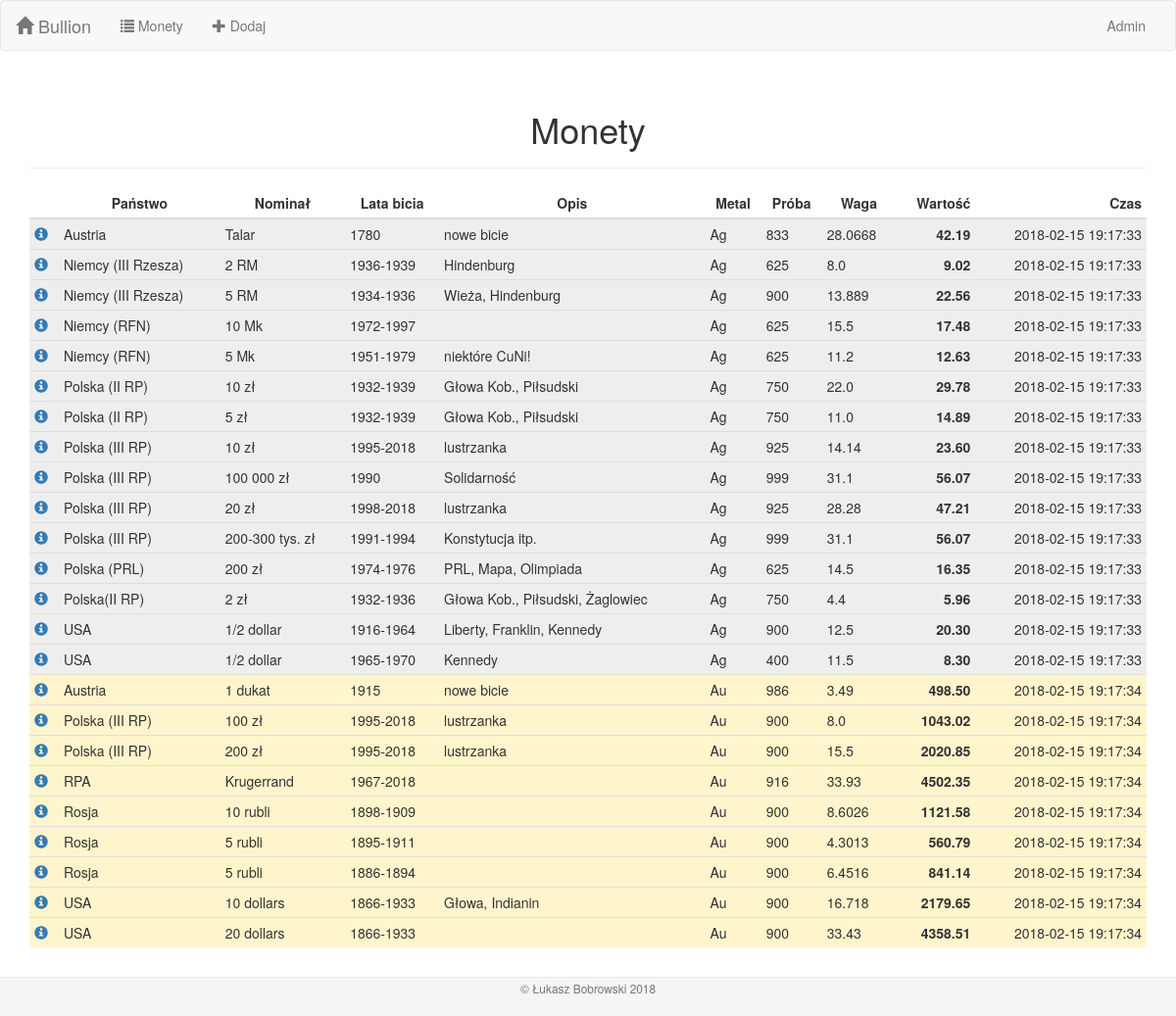
The page /coins/ on the database its author committed.
### bullion/models.py (models this page shows, shortened)
class Coin(models.Model):
    country = models.CharField(max_length=100, verbose_name='państwo')
    face_value = models.CharField(max_length=100, verbose_name='nominał')
    mint_years = models.CharField(max_length=100, verbose_name='lata wydania')
    description = models.CharField(max_length=200, blank=True, default='', verbose_name='opis')
    metal = models.ForeignKey(Metal, on_delete=models.CASCADE, verbose_name='metal')
    weight = models.FloatField(validators=[MinValueValidator(0.01)], verbose_name='waga [g]')
    fineness = models.IntegerField(validators=[MinValueValidator(10), MaxValueValidator(1000)],
                                   verbose_name='próba [/1000]')
    class Meta:
        verbose_name = 'Moneta'
        verbose_name_plural = 'Monety'

class Metal(models.Model):
    stooq_symbol = models.CharField(max_length=10, primary_key=True)
    name = models.CharField(max_length=50, verbose_name='nazwa')
    short = models.CharField(max_length=10, verbose_name='skrót')
    class Meta:
        verbose_name = 'Metal'
        verbose_name_plural = 'Metale'

### bullion/views.py (the view)
# urls.py: path('coins/', views.CoinListView.as_view(), name='coin_list'),
class CoinListView(ListView):
    model = models.Coin
    context_object_name = 'all_coins'
    ordering = ['metal', 'country', 'face_value']

### bullion/templates/bullion/coin_list.html (shortened to what this page needs)
{% extends 'bullion/base.html' %}
{% block content %}
<div class="container">
    <div class="page-header">
        <h1 class="text-center">Monety</h1>
    </div>
    {% if all_coins %}
        <table class="table table-condensed">
            <thead>
                <tr>
                    <th></th>
                    <th class="text-center">Państwo</th>
                    <th class="text-center">Nominał</th>
                    <th class="text-center">Lata bicia</th>
                    <th class="text-center">Opis</th>
                    <th class="text-center">Metal</th>
                    <th class="text-center">Próba</th>
                    <th class="text-center">Waga</th>
                    <th class="text-right">Wartość</th>
                    <th class="text-right">Czas</th>
                </tr>
            </thead>
            <tbody>
                {% for coin in all_coins %}
                    <tr style="background-color:
                        {% if coin.metal.stooq_symbol == 'XAUPLN' %}#fff5cc;
                        {% elif coin.metal.stooq_symbol == 'XAGPLN' %}#eeeeee;
                        {% endif %}"
                    >
                        <td>
                            <a href="{% url 'coin_detail' coin.pk %}" title="Szczegóły...">
                                <span class="glyphicon glyphicon-info-sign"></span>
                            </a>
                        </td>
                        <td>{{ coin.country }}</td>
                        <td>{{ coin.face_value }}</td>
                        <td>{{ coin.mint_years }}</td>
                        <td>{{ coin.description }}</td>
                        <td>{{ coin.metal.short }}</td>
                        <td>{{ coin.fineness }}</td>
                        <td>{{ coin.weight }}</td>
                        <td class="text-right"><strong id="price_{{ coin.pk }}"></strong></td>
                        <td id="time_{{ coin.pk }}" class="text-right"></td>
                    </tr>
                {% endfor %}
            </tbody>
        </table>
    {% else %}
        <p class="text-center">Nie ma żadnych monet do pokazania.</p>
    {% endif %}
</div>
{% endblock %}

### bullion/static/bullion/style.css (style rules this page uses)
html { position: relative; min-height: 100%; }
body { margin-bottom: 50px; }

### rows shown on the page
Coin: country "Austria", face_value "Talar", mint_years "1780", description "nowe bicie", metal.short "Ag", fineness "833", weight "28.0668"
Coin: country "Niemcy (III Rzesza)", face_value "2 RM", mint_years "1936-1939", description "Hindenburg", metal.short "Ag", fineness "625", weight "8.0"
Coin: country "Niemcy (III Rzesza)", face_value "5 RM", mint_years "1934-1936", description "Wieża, Hindenburg", metal.short "Ag", fineness "900", weight "13.889"
Coin: country "Niemcy (RFN)", face_value "10 Mk", mint_years "1972-1997", metal.short "Ag", fineness "625", weight "15.5"
Coin: country "Niemcy (RFN)", face_value "5 Mk", mint_years "1951-1979", description "niektóre CuNi!", metal.short "Ag", fineness "625", weight "11.2"
Coin: country "Polska (II RP)", face_value "10 zł", mint_years "1932-1939", description "Głowa Kob., Piłsudski", metal.short "Ag", fineness "750", weight "22.0"
Coin: country "Polska (II RP)", face_value "5 zł", mint_years "1932-1939", description "Głowa Kob., Piłsudski", metal.short "Ag", fineness "750", weight "11.0"
Coin: country "Polska (III RP)", face_value "10 zł", mint_years "1995-2018", description "lustrzanka", metal.short "Ag", fineness "925", weight "14.14"
Coin: country "Polska (III RP)", face_value "100 000 zł", mint_years "1990", description "Solidarność", metal.short "Ag", fineness "999", weight "31.1"
Coin: country "Polska (III RP)", face_value "20 zł", mint_years "1998-2018", description "lustrzanka", metal.short "Ag", fineness "925", weight "28.28"
Coin: country "Polska (III RP)", face_value "200-300 tys. zł", mint_years "1991-1994", description "Konstytucja itp.", metal.short "Ag", fineness "999", weight "31.1"
Coin: country "Polska (PRL)", face_value "200 zł", mint_years "1974-1976", description "PRL, Mapa, Olimpiada", metal.short "Ag", fineness "625", weight "14.5"
Coin: country "Polska(II RP)", face_value "2 zł", mint_years "1932-1936", description "Głowa Kob., Piłsudski, Żaglowiec", metal.short "Ag", fineness "750", weight "4.4"
Coin: country "USA", face_value "1/2 dollar", mint_years "1916-1964", description "Liberty, Franklin, Kennedy", metal.short "Ag", fineness "900", weight "12.5"
Coin: country "USA", face_value "1/2 dollar", mint_years "1965-1970", description "Kennedy", metal.short "Ag", fineness "400", weight "11.5"
Coin: country "Austria", face_value "1 dukat", mint_years "1915", description "nowe bicie", metal.short "Au", fineness "986", weight "3.49"
Coin: country "Polska (III RP)", face_value "100 zł", mint_years "1995-2018", description "lustrzanka", metal.short "Au", fineness "900", weight "8.0"
Coin: country "Polska (III RP)", face_value "200 zł", mint_years "1995-2018", description "lustrzanka", metal.short "Au", fineness "900", weight "15.5"
Coin: country "RPA", face_value "Krugerrand", mint_years "1967-2018", metal.short "Au", fineness "916", weight "33.93"
Coin: country "Rosja", face_value "10 rubli", mint_years "1898-1909", metal.short "Au", fineness "900", weight "8.6026"
Coin: country "Rosja", face_value "5 rubli", mint_years "1895-1911", metal.short "Au", fineness "900", weight "4.3013"
Coin: country "Rosja", face_value "5 rubli", mint_years "1886-1894", metal.short "Au", fineness "900", weight "6.4516"
Coin: country "USA", face_value "10 dollars", mint_years "1866-1933", description "Głowa, Indianin", metal.short "Au", fineness "900", weight "16.718"
Coin: country "USA", face_value "20 dollars", mint_years "1866-1933", metal.short "Au", fineness "900", weight "33.43"
